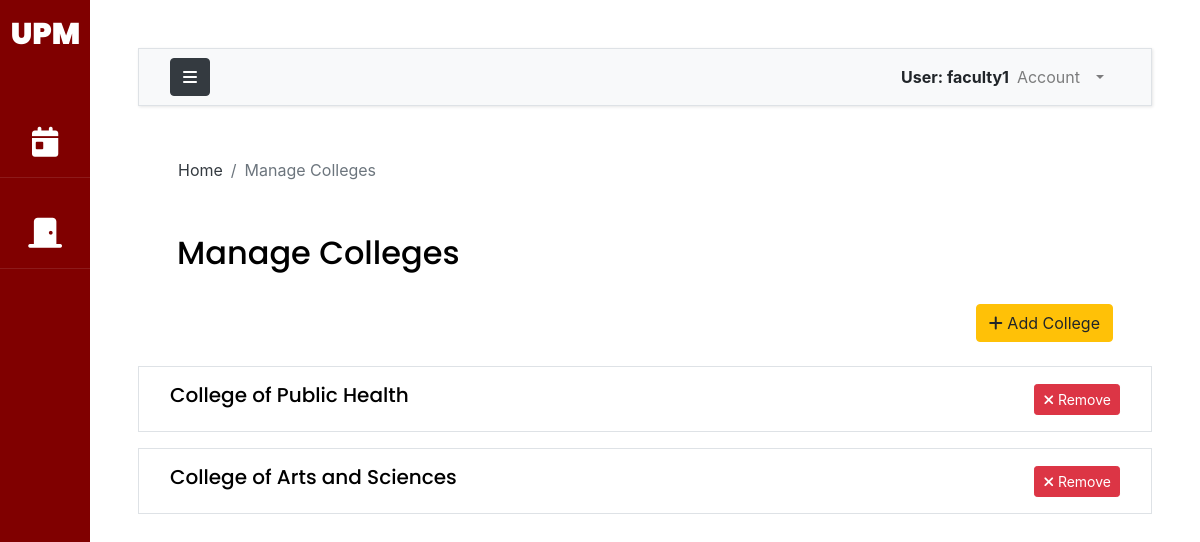
The page /manage-college/ (signed in) on the database its author committed.
### accounts/models.py (models this page shows, shortened)
class AuthUser(AbstractUser):
    FACULTY = 1
    STAFF = 2
    OCS = 3
    ADPD = 4
    AO = 5
    USER_TYPE_CHOICES = (
        (FACULTY, 'Faculty'),
        (STAFF, 'Staff'),
        (OCS, 'OCS'),
        (ADPD, 'ADPD'),
        (AO,'AO')
    )
    first_name = models.CharField(max_length=200)
    last_name = models.CharField(max_length=200)
    email = models.EmailField(unique=True, validators=[
        EmailValidator(allowlist=['up.edu.ph'])
    ])
    college = models.ForeignKey("UPM.College",on_delete=models.CASCADE,null=True,blank=True)
    department = models.ForeignKey("UPM.Department",on_delete=models.CASCADE,null=True,blank=True)
    user_type = models.PositiveSmallIntegerField(choices=USER_TYPE_CHOICES,null=True)
    def __str__(self):
        return self.username

### UPM/models.py (models this page shows, shortened)
class College(models.Model):
    name = models.CharField(max_length=300,null=True)
    slug = models.SlugField(null=True)

### UPM/views.py (the view)
# urls.py: path('manage-college/',views.manageCollege, name='manageCollege'),
@login_required(login_url='loginPage')
def manageCollege(request):
    colleges = College.objects.all()
    context={'colleges':colleges}
    return render(request,"UPM/college.html",context)

### templates/UPM/college.html (shortened to what this page needs)
{% extends 'base.html' %}
{% load static %}
{% load crispy_forms_tags %}
{% block breadcrumb %}
<nav aria-label="breadcrumb">
  <ol class="breadcrumb mt-3 ms-4 bg-body">
    <li class="breadcrumb-item"><a href="{% url 'indexPage' %}" class="text-dark">Home</a></li>
    <li class="breadcrumb-item active" aria-current="page">Manage Colleges</li>
  </ol>
</nav>
{% endblock breadcrumb %}
{% block content %}
<div class = "container-fluid">
    <h2 class="py-4 px-4">Manage Colleges</h2>
    <div class = 'text-right'>
      <a class='btn btn-warning mb-4 mx-4' role='button' href = "{% url 'addCollege' %}"><i class="fa-solid fa-plus"></i> Add College</a>
    </div>
    {% for college in colleges %}
    <div class="row border bg-white p-3 mb-3">
      <div class="col align-self-center">
          <a href="{% url 'adminCollegeView' college.slug %}"><h5>{{college.name}}</h5></a>
      </div>
          <div class="col-auto align-self-end text-end">
              <button type="button" class="btn btn-danger btn-sm" data-bs-toggle="modal" data-bs-target="#removePopup{{college.id}}"><i class="fa-solid fa-close"></i> Remove</button>
          </div>
      </div>
      {%endfor%}
</div>
{% endblock content %}

### templates/base.html (shortened to what this page needs)
{% load static %}
{% load crispy_forms_tags %}
<!DOCTYPE html>
<html lang="en">
    <head>
        {% include 'css_modules.html' %}
    </head>
    <body>
        <div class="wrapper d-flex align-items-stretch">
            <nav id="sidebar" class="active">
                <h1><a href="{% url 'indexPage' %}" class="logo mt-2 pt-2">UPM</a></h1>
                <ul class="list-unstyled components mb-5">
                    <li>
                        <a href="{% url 'viewBookings' %}"><i class="fa-solid fa-calendar-day"></i> <span class="link_label ms-1"> Bookings</span></a>
                    </li>
                    {% if request.user.user_type == none %}
                    <li>
                        <a data-bs-toggle="collapse" href="#collapseOptions" role="button" aria-expanded="false" aria-controls="collapseOptions" id="clps"><i class="fa fa-cogs"></i> <span class="link_label">Administrator</span></a>
                        <div class="collapse" id="collapseOptions">
                            <a class='sub ms-4' href="{% url 'manageUsers' %}"><i class="sub fa fa-user"></i><span class="link_label ms-2">Manage Users</span></a>
                            <a class='sub ms-4' href="{% url 'manageCollege' %}"><i class="sub fa-solid fa-school"></i></i><span class="link_label">Manage Colleges</span></a>
                            <a class='sub ms-4' href="{% url 'manageRooms' %}"><i class="sub fa-solid fa-door-closed"></i><span class="link_label ms-1">Manage Rooms</span></a>
                            <a class='sub ms-4' href="{% url 'manageTerm' %}"><i class="sub fa fa-calendar"></i><span class="link_label ms-2">Manage Terms</span></a>
                        <div>
                    </li>
                    {% else %}
                        {% if request.user.user_type != none %}
                        <li>
                            <a href="{% url 'roomView' %}"><i class="fa-solid fa-door-closed"></i> <span class="link_label">View Rooms</span></a>
                        </li>
                       {% endif %}
                    {% endif %}
                </ul>
            </nav>
            <div id="content" class="p-4 p-md-5 bg-body">
                <nav class="navbar navbar-expand-lg navbar-light bg-light border">
                    <div class="container-fluid">
                        <button type="button" id="sidebarCollapse" class="btn btn-dark">
                            <i class="fa fa-bars"></i>
                        </button>
                        <div class="collapse navbar-collapse" id="navbarSupportedContent">
                            <ul class="nav navbar-nav ml-auto">
                                <span class="fw-bolder mt-2">User: {{request.user}}</span>
                                <li class="nav-item dropdown me-3 pe-3">
                                    <a class="nav-link dropdown-toggle" href="#" id="navbarDropdown" role="button" data-bs-toggle="dropdown" aria-expanded="false">
                                      Account
                                    </a>
                                </li>
                            </ul>
                        </div>
                    </div>
                </nav>
                <main>
                    <div class="app-title">
                        {% block breadcrumb %}
                        {% endblock breadcrumb %}
                    </div>
                    {% block content %}
                    {% endblock content %}
                </main>
            </div>
		</div>
    </body>
</html>

### rows shown on the page
AuthUser: user "faculty1"
College: name "College of Public Health"
College: name "College of Arts and Sciences"
